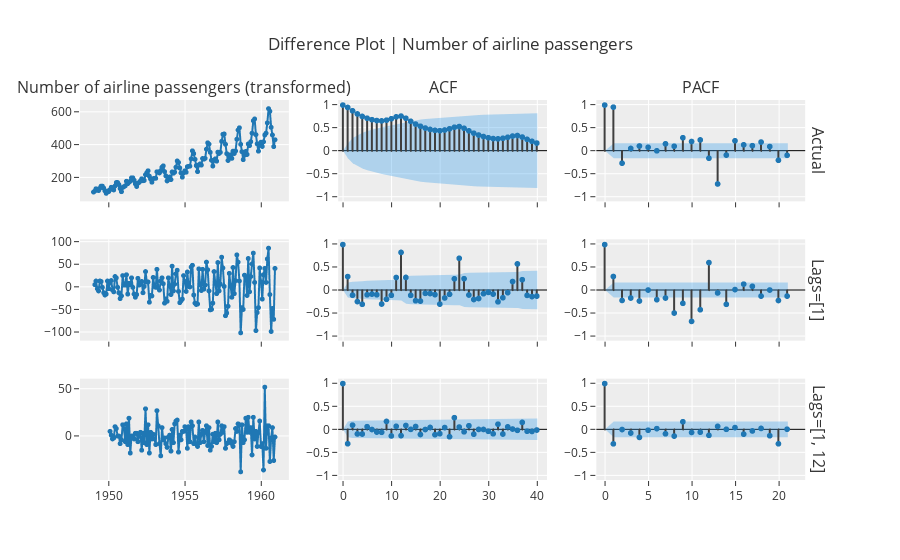

The notebook cell this image was saved under:
### Code cell
plot_model(plot="diff", data_kwargs={"lags_list": [[1], [1, 12]], "acf": True, "pacf": True})
